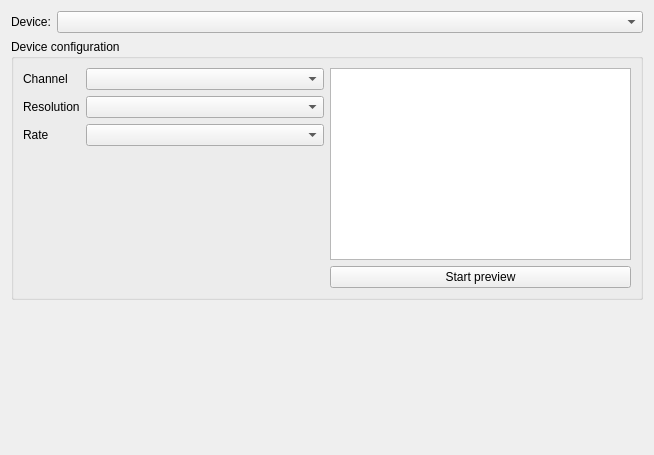
<?xml version="1.0" encoding="UTF-8"?>
<ui version="4.0">
 <class>DlgVideoBase</class>
 <widget class="QWidget" name="DlgVideoBase">
  <property name="geometry">
   <rect>
    <x>0</x>
    <y>0</y>
    <width>654</width>
    <height>455</height>
   </rect>
  </property>
  <property name="windowTitle">
   <string>Form</string>
  </property>
  <layout class="QVBoxLayout" name="verticalLayout">
   <item>
    <layout class="QHBoxLayout" name="horizontalLayout_2">
     <item>
      <widget class="QLabel" name="m_pDeviceL">
       <property name="sizePolicy">
        <sizepolicy hsizetype="Minimum" vsizetype="Preferred">
         <horstretch>0</horstretch>
         <verstretch>0</verstretch>
        </sizepolicy>
       </property>
       <property name="text">
        <string>Device:</string>
       </property>
      </widget>
     </item>
     <item>
      <widget class="QComboBox" name="m_pDeviceCB">
       <property name="sizePolicy">
        <sizepolicy hsizetype="Expanding" vsizetype="Fixed">
         <horstretch>0</horstretch>
         <verstretch>0</verstretch>
        </sizepolicy>
       </property>
      </widget>
     </item>
    </layout>
   </item>
   <item>
    <widget class="QGroupBox" name="m_pConfGB">
     <property name="title">
      <string>Device configuration</string>
     </property>
     <layout class="QGridLayout" name="gridLayout">
      <item row="0" column="0" rowspan="2">
       <layout class="QFormLayout" name="formLayout">
        <property name="fieldGrowthPolicy">
         <enum>QFormLayout::ExpandingFieldsGrow</enum>
        </property>
        <item row="0" column="0">
         <widget class="QLabel" name="m_pChannelL">
          <property name="text">
           <string>Channel</string>
          </property>
         </widget>
        </item>
        <item row="0" column="1">
         <widget class="QComboBox" name="m_pChannelCB">
          <property name="sizePolicy">
           <sizepolicy hsizetype="Expanding" vsizetype="Fixed">
            <horstretch>0</horstretch>
            <verstretch>0</verstretch>
           </sizepolicy>
          </property>
         </widget>
        </item>
        <item row="1" column="0">
         <widget class="QLabel" name="m_pResolutionL">
          <property name="text">
           <string>Resolution</string>
          </property>
         </widget>
        </item>
        <item row="1" column="1">
         <widget class="QComboBox" name="m_pResolutionCB">
          <property name="sizePolicy">
           <sizepolicy hsizetype="Expanding" vsizetype="Fixed">
            <horstretch>0</horstretch>
            <verstretch>0</verstretch>
           </sizepolicy>
          </property>
         </widget>
        </item>
        <item row="2" column="0">
         <widget class="QLabel" name="m_pRateL">
          <property name="text">
           <string>Rate</string>
          </property>
         </widget>
        </item>
        <item row="2" column="1">
         <widget class="QComboBox" name="m_pRateCB">
          <property name="sizePolicy">
           <sizepolicy hsizetype="Expanding" vsizetype="Fixed">
            <horstretch>0</horstretch>
            <verstretch>0</verstretch>
           </sizepolicy>
          </property>
         </widget>
        </item>
       </layout>
      </item>
      <item row="0" column="1">
       <widget class="QGraphicsView" name="m_pPreviewGV"/>
      </item>
      <item row="1" column="1">
       <widget class="QPushButton" name="m_pPreviewPB">
        <property name="text">
         <string>Start preview</string>
        </property>
       </widget>
      </item>
     </layout>
    </widget>
   </item>
   <item>
    <spacer name="verticalSpacer">
     <property name="orientation">
      <enum>Qt::Vertical</enum>
     </property>
     <property name="sizeHint" stdset="0">
      <size>
       <width>20</width>
       <height>34</height>
      </size>
     </property>
    </spacer>
   </item>
  </layout>
 </widget>
 <resources/>
 <connections/>
</ui>
